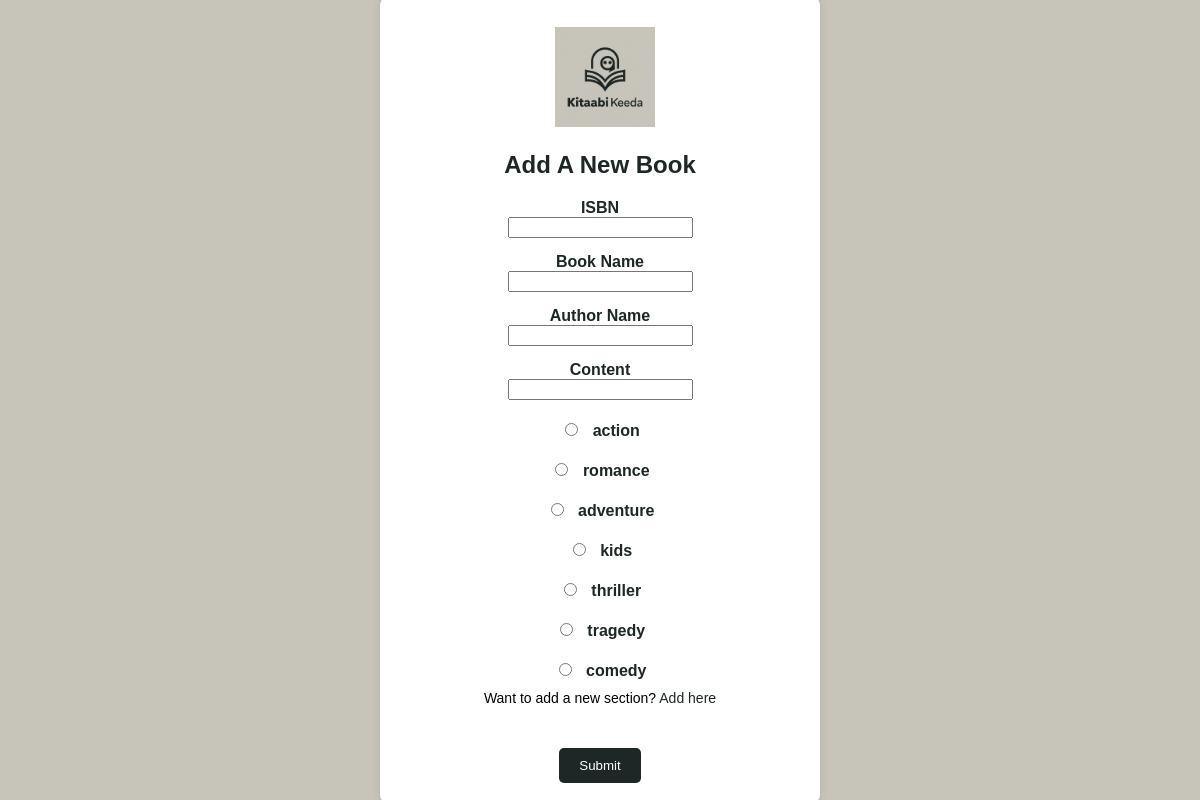
Page /admindash/newbook on the committed database.
### tables this page shows
CREATE TABLE sections (secname TEXT PRIMARY KEY);

### app.py (the view, shortened to what this page needs)
@app.route('/admindash/newbook', methods=['POST','GET'])
def admindash_newbook():
    conn = getdb()
    sec=conn.execute('SELECT * FROM sections').fetchall()
    return render_template('newbook.html', sec=sec)

### app.py (called while the page is built)
def getdb():
    conn=sqlite3.connect('maindb.db')
    return conn

### templates/newbook.html (shortened to what this page needs)
<!DOCTYPE html>
<html>
<head>
</head>
<body>
<div class="container">
    <img src="../static/logo.png">
    <h2 style="color: #1d2725;">Add A New Book</h2>
    <form method="POST" id="login-form" onsubmit="return validate()">
        <label>ISBN</label>
        <input type="number" name="isbn" id="isbn" required/>
        <label>Book Name</label>
        <input type="text" name="bname" required/>
        <label>Author Name</label>
        <input type="text" name="author" required/>
        <label>Content</label>
        <input type="text" name="content" required/>
        <br>
        {% for secname in sec %}
        <label>
            <input type="radio" name="secval" value="{{secname[0]}}" required/>
            {{secname[0]}}
        </label>
        {% endfor %}
        <p>Want to add a new section? <a href='newsection'>Add here</a></p>
        <br>
        <input type="submit" value="Submit" />
    </form>
</div>
</body>
</html>

### templates/newbook.html (style rules this page uses)
body { background-color: #c7c4ba; font-family: Arial, sans-serif; display: flex; justify-content: center; align-items: center; height: 100vh; margin: 0; }
.container { background-color: #fff; padding: 20px; border-radius: 8px; box-shadow: 0 0 10px rgba(0, 0, 0, 0.1); text-align: center; max-width: 400px; width: 100%; }
img { max-width: 100px; margin-top: 10px; margin-left: 10px; }
h2 { color: #1d2725; }
label { display: block; margin-top: 15px; color: #1d2725; font-weight: bold; }
input[type="radio"] { display: inline-block; margin-right: 10px; margin-top: 8px; }
input[type="submit"] { background-color: #1d2725; color: #fff; border: none; padding: 10px 20px; margin-top: 10px; border-radius: 5px; cursor: pointer; transition: background-color 0.3s; }
p { margin-top: 10px; font-size: 14px; }
a { color: #1d2725; text-decoration: none; }

### rows in the picture
sections: secname "action"
sections: secname "romance"
sections: secname "adventure"
sections: secname "kids"
sections: secname "thriller"
sections: secname "tragedy"
sections: secname "comedy"
